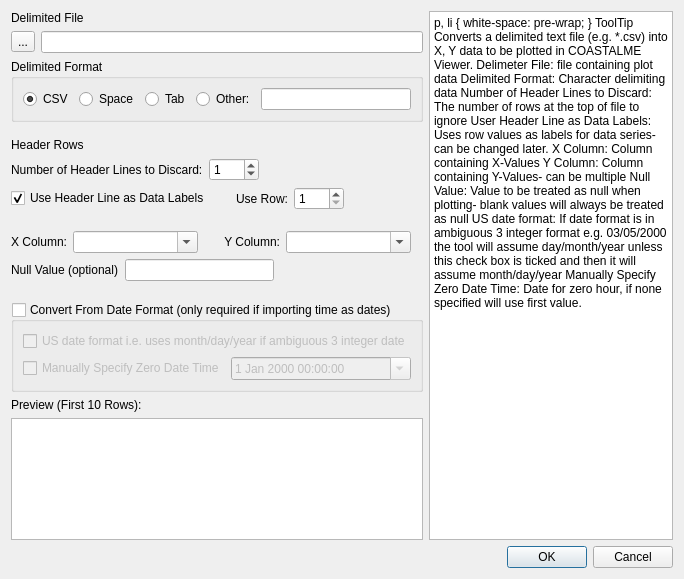
<?xml version="1.0" encoding="UTF-8"?>
<ui version="4.0">
 <class>UserPlotDataImportDialog</class>
 <widget class="QDialog" name="UserPlotDataImportDialog">
  <property name="geometry">
   <rect>
    <x>0</x>
    <y>0</y>
    <width>684</width>
    <height>579</height>
   </rect>
  </property>
  <property name="windowTitle">
   <string>Import User Plot Data . . .</string>
  </property>
  <layout class="QGridLayout" name="gridLayout_2" columnstretch="10,0">
   <item row="0" column="1">
    <layout class="QVBoxLayout" name="verticalLayout">
     <item>
      <widget class="QTextBrowser" name="textBrowser">
       <property name="html">
        <string>&lt;!DOCTYPE HTML PUBLIC &quot;-//W3C//DTD HTML 4.0//EN&quot; &quot;http://www.w3.org/TR/REC-html40/strict.dtd&quot;&gt;
&lt;html&gt;&lt;head&gt;&lt;meta name=&quot;qrichtext&quot; content=&quot;1&quot; /&gt;&lt;style type=&quot;text/css&quot;&gt;
p, li { white-space: pre-wrap; }
&lt;/style&gt;&lt;/head&gt;&lt;body style=&quot; font-family:'MS Shell Dlg 2'; font-size:8.25pt; font-weight:400; font-style:normal;&quot;&gt;
&lt;p style=&quot; margin-top:0px; margin-bottom:0px; margin-left:0px; margin-right:0px; -qt-block-indent:0; text-indent:0px;&quot;&gt;&lt;span style=&quot; font-weight:600;&quot;&gt;ToolTip&lt;/span&gt;&lt;/p&gt;
&lt;p style=&quot;-qt-paragraph-type:empty; margin-top:0px; margin-bottom:0px; margin-left:0px; margin-right:0px; -qt-block-indent:0; text-indent:0px; font-weight:600;&quot;&gt;&lt;br /&gt;&lt;/p&gt;
&lt;p style=&quot; margin-top:0px; margin-bottom:0px; margin-left:0px; margin-right:0px; -qt-block-indent:0; text-indent:0px;&quot;&gt;Converts a delimited text file (e.g. *.csv) into X, Y data to be plotted in COASTALME Viewer.&lt;/p&gt;
&lt;p style=&quot;-qt-paragraph-type:empty; margin-top:0px; margin-bottom:0px; margin-left:0px; margin-right:0px; -qt-block-indent:0; text-indent:0px; font-weight:600;&quot;&gt;&lt;br /&gt;&lt;/p&gt;
&lt;p style=&quot; margin-top:0px; margin-bottom:0px; margin-left:0px; margin-right:0px; -qt-block-indent:0; text-indent:0px;&quot;&gt;&lt;span style=&quot; font-weight:600;&quot;&gt;Delimeter File:&lt;/span&gt; file containing plot data&lt;/p&gt;
&lt;p style=&quot;-qt-paragraph-type:empty; margin-top:0px; margin-bottom:0px; margin-left:0px; margin-right:0px; -qt-block-indent:0; text-indent:0px;&quot;&gt;&lt;br /&gt;&lt;/p&gt;
&lt;p style=&quot; margin-top:0px; margin-bottom:0px; margin-left:0px; margin-right:0px; -qt-block-indent:0; text-indent:0px;&quot;&gt;&lt;span style=&quot; font-weight:600;&quot;&gt;Delimited Format: &lt;/span&gt;Character delimiting data&lt;/p&gt;
&lt;p style=&quot;-qt-paragraph-type:empty; margin-top:0px; margin-bottom:0px; margin-left:0px; margin-right:0px; -qt-block-indent:0; text-indent:0px;&quot;&gt;&lt;br /&gt;&lt;/p&gt;
&lt;p style=&quot; margin-top:0px; margin-bottom:0px; margin-left:0px; margin-right:0px; -qt-block-indent:0; text-indent:0px;&quot;&gt;&lt;span style=&quot; font-weight:600;&quot;&gt;Number of Header Lines to Discard: &lt;/span&gt;The number of rows at the top of file to ignore&lt;/p&gt;
&lt;p style=&quot;-qt-paragraph-type:empty; margin-top:0px; margin-bottom:0px; margin-left:0px; margin-right:0px; -qt-block-indent:0; text-indent:0px;&quot;&gt;&lt;br /&gt;&lt;/p&gt;
&lt;p style=&quot; margin-top:0px; margin-bottom:0px; margin-left:0px; margin-right:0px; -qt-block-indent:0; text-indent:0px;&quot;&gt;&lt;span style=&quot; font-weight:600;&quot;&gt;User Header Line as Data Labels: &lt;/span&gt;Uses row values as labels for data series- can be changed later.&lt;/p&gt;
&lt;p style=&quot;-qt-paragraph-type:empty; margin-top:0px; margin-bottom:0px; margin-left:0px; margin-right:0px; -qt-block-indent:0; text-indent:0px;&quot;&gt;&lt;br /&gt;&lt;/p&gt;
&lt;p style=&quot; margin-top:0px; margin-bottom:0px; margin-left:0px; margin-right:0px; -qt-block-indent:0; text-indent:0px;&quot;&gt;&lt;span style=&quot; font-weight:600;&quot;&gt;X Column: &lt;/span&gt;Column containing X-Values&lt;/p&gt;
&lt;p style=&quot;-qt-paragraph-type:empty; margin-top:0px; margin-bottom:0px; margin-left:0px; margin-right:0px; -qt-block-indent:0; text-indent:0px;&quot;&gt;&lt;br /&gt;&lt;/p&gt;
&lt;p style=&quot; margin-top:0px; margin-bottom:0px; margin-left:0px; margin-right:0px; -qt-block-indent:0; text-indent:0px;&quot;&gt;&lt;span style=&quot; font-weight:600;&quot;&gt;Y Column: &lt;/span&gt;Column containing Y-Values- can be multiple&lt;/p&gt;
&lt;p style=&quot;-qt-paragraph-type:empty; margin-top:0px; margin-bottom:0px; margin-left:0px; margin-right:0px; -qt-block-indent:0; text-indent:0px;&quot;&gt;&lt;br /&gt;&lt;/p&gt;
&lt;p style=&quot; margin-top:0px; margin-bottom:0px; margin-left:0px; margin-right:0px; -qt-block-indent:0; text-indent:0px;&quot;&gt;&lt;span style=&quot; font-weight:600;&quot;&gt;Null Value: &lt;/span&gt;Value to be treated as null when plotting- blank values will always be treated as null&lt;/p&gt;
&lt;p style=&quot;-qt-paragraph-type:empty; margin-top:0px; margin-bottom:0px; margin-left:0px; margin-right:0px; -qt-block-indent:0; text-indent:0px;&quot;&gt;&lt;br /&gt;&lt;/p&gt;
&lt;p style=&quot; margin-top:0px; margin-bottom:0px; margin-left:0px; margin-right:0px; -qt-block-indent:0; text-indent:0px;&quot;&gt;&lt;span style=&quot; font-weight:600;&quot;&gt;US date format: &lt;/span&gt;If date format is in ambiguous 3 integer format e.g. 03/05/2000 the tool will assume day/month/year unless this check box is ticked and then it will assume month/day/year&lt;/p&gt;
&lt;p style=&quot;-qt-paragraph-type:empty; margin-top:0px; margin-bottom:0px; margin-left:0px; margin-right:0px; -qt-block-indent:0; text-indent:0px;&quot;&gt;&lt;br /&gt;&lt;/p&gt;
&lt;p style=&quot; margin-top:0px; margin-bottom:0px; margin-left:0px; margin-right:0px; -qt-block-indent:0; text-indent:0px;&quot;&gt;&lt;span style=&quot; font-weight:600;&quot;&gt;Manually Specify Zero Date Time: &lt;/span&gt;Date for zero hour, if none specified will use first value.&lt;/p&gt;&lt;/body&gt;&lt;/html&gt;</string>
       </property>
      </widget>
     </item>
    </layout>
   </item>
   <item row="0" column="0">
    <layout class="QVBoxLayout" name="verticalLayout_2">
     <item>
      <widget class="QLabel" name="label">
       <property name="text">
        <string>Delimited File</string>
       </property>
      </widget>
     </item>
     <item>
      <layout class="QHBoxLayout" name="horizontalLayout_5">
       <item>
        <widget class="QToolButton" name="btnBrowse">
         <property name="text">
          <string>...</string>
         </property>
        </widget>
       </item>
       <item>
        <widget class="QLineEdit" name="inFile"/>
       </item>
      </layout>
     </item>
     <item>
      <widget class="QGroupBox" name="grouBox">
       <property name="minimumSize">
        <size>
         <width>0</width>
         <height>0</height>
        </size>
       </property>
       <property name="title">
        <string>Delimited Format</string>
       </property>
       <layout class="QHBoxLayout" name="horizontalLayout_6">
        <item>
         <widget class="QRadioButton" name="rbCSV">
          <property name="text">
           <string>CSV</string>
          </property>
          <property name="checked">
           <bool>true</bool>
          </property>
          <attribute name="buttonGroup">
           <string notr="true">bgDelimiter</string>
          </attribute>
         </widget>
        </item>
        <item>
         <widget class="QRadioButton" name="rbSpace">
          <property name="text">
           <string>Space</string>
          </property>
          <attribute name="buttonGroup">
           <string notr="true">bgDelimiter</string>
          </attribute>
         </widget>
        </item>
        <item>
         <widget class="QRadioButton" name="rbTab">
          <property name="text">
           <string>Tab</string>
          </property>
          <attribute name="buttonGroup">
           <string notr="true">bgDelimiter</string>
          </attribute>
         </widget>
        </item>
        <item>
         <widget class="QRadioButton" name="rbOther">
          <property name="text">
           <string>Other:</string>
          </property>
          <attribute name="buttonGroup">
           <string notr="true">bgDelimiter</string>
          </attribute>
         </widget>
        </item>
        <item>
         <widget class="QLineEdit" name="delimiter"/>
        </item>
       </layout>
      </widget>
     </item>
     <item>
      <spacer name="verticalSpacer_2">
       <property name="orientation">
        <enum>Qt::Vertical</enum>
       </property>
       <property name="sizeType">
        <enum>QSizePolicy::Minimum</enum>
       </property>
       <property name="sizeHint" stdset="0">
        <size>
         <width>20</width>
         <height>10</height>
        </size>
       </property>
      </spacer>
     </item>
     <item>
      <widget class="QLabel" name="label_8">
       <property name="text">
        <string>Header Rows</string>
       </property>
      </widget>
     </item>
     <item>
      <layout class="QHBoxLayout" name="horizontalLayout">
       <item>
        <widget class="QLabel" name="label_6">
         <property name="text">
          <string>Number of Header Lines to Discard:</string>
         </property>
        </widget>
       </item>
       <item>
        <widget class="QSpinBox" name="sbLines2Discard">
         <property name="minimumSize">
          <size>
           <width>50</width>
           <height>0</height>
          </size>
         </property>
         <property name="value">
          <number>1</number>
         </property>
        </widget>
       </item>
       <item>
        <spacer name="horizontalSpacer">
         <property name="orientation">
          <enum>Qt::Horizontal</enum>
         </property>
         <property name="sizeHint" stdset="0">
          <size>
           <width>40</width>
           <height>20</height>
          </size>
         </property>
        </spacer>
       </item>
      </layout>
     </item>
     <item>
      <layout class="QHBoxLayout" name="horizontalLayout_2">
       <item>
        <widget class="QCheckBox" name="cbHeadersAsLabels">
         <property name="text">
          <string>Use Header Line as Data Labels</string>
         </property>
         <property name="checked">
          <bool>true</bool>
         </property>
        </widget>
       </item>
       <item>
        <spacer name="horizontalSpacer_3">
         <property name="orientation">
          <enum>Qt::Horizontal</enum>
         </property>
         <property name="sizeType">
          <enum>QSizePolicy::Fixed</enum>
         </property>
         <property name="sizeHint" stdset="0">
          <size>
           <width>20</width>
           <height>20</height>
          </size>
         </property>
        </spacer>
       </item>
       <item>
        <widget class="QLabel" name="label_7">
         <property name="text">
          <string>Use Row:</string>
         </property>
         <property name="alignment">
          <set>Qt::AlignRight|Qt::AlignTrailing|Qt::AlignVCenter</set>
         </property>
        </widget>
       </item>
       <item>
        <widget class="QSpinBox" name="sbLabelRow">
         <property name="minimumSize">
          <size>
           <width>50</width>
           <height>0</height>
          </size>
         </property>
         <property name="minimum">
          <number>1</number>
         </property>
         <property name="value">
          <number>1</number>
         </property>
        </widget>
       </item>
       <item>
        <spacer name="horizontalSpacer_2">
         <property name="orientation">
          <enum>Qt::Horizontal</enum>
         </property>
         <property name="sizeHint" stdset="0">
          <size>
           <width>40</width>
           <height>20</height>
          </size>
         </property>
        </spacer>
       </item>
      </layout>
     </item>
     <item>
      <spacer name="verticalSpacer">
       <property name="orientation">
        <enum>Qt::Vertical</enum>
       </property>
       <property name="sizeType">
        <enum>QSizePolicy::Minimum</enum>
       </property>
       <property name="sizeHint" stdset="0">
        <size>
         <width>20</width>
         <height>15</height>
        </size>
       </property>
      </spacer>
     </item>
     <item>
      <layout class="QHBoxLayout" name="horizontalLayout_3">
       <item>
        <widget class="QLabel" name="label_2">
         <property name="text">
          <string>X Column:</string>
         </property>
         <property name="alignment">
          <set>Qt::AlignRight|Qt::AlignTrailing|Qt::AlignVCenter</set>
         </property>
        </widget>
       </item>
       <item>
        <widget class="QComboBox" name="cbXColumn">
         <property name="minimumSize">
          <size>
           <width>125</width>
           <height>0</height>
          </size>
         </property>
         <property name="editable">
          <bool>true</bool>
         </property>
        </widget>
       </item>
       <item>
        <spacer name="horizontalSpacer_5">
         <property name="orientation">
          <enum>Qt::Horizontal</enum>
         </property>
         <property name="sizeType">
          <enum>QSizePolicy::Fixed</enum>
         </property>
         <property name="sizeHint" stdset="0">
          <size>
           <width>20</width>
           <height>20</height>
          </size>
         </property>
        </spacer>
       </item>
       <item>
        <widget class="QLabel" name="label_4">
         <property name="text">
          <string>Y Column:</string>
         </property>
         <property name="alignment">
          <set>Qt::AlignRight|Qt::AlignTrailing|Qt::AlignVCenter</set>
         </property>
        </widget>
       </item>
       <item>
        <widget class="TableCheckableComboBox" name="mcbYColumn">
         <property name="minimumSize">
          <size>
           <width>125</width>
           <height>0</height>
          </size>
         </property>
         <property name="editable">
          <bool>true</bool>
         </property>
        </widget>
       </item>
       <item>
        <spacer name="horizontalSpacer_4">
         <property name="orientation">
          <enum>Qt::Horizontal</enum>
         </property>
         <property name="sizeHint" stdset="0">
          <size>
           <width>40</width>
           <height>20</height>
          </size>
         </property>
        </spacer>
       </item>
      </layout>
     </item>
     <item>
      <layout class="QHBoxLayout" name="horizontalLayout_4">
       <item>
        <widget class="QLabel" name="label_3">
         <property name="text">
          <string>Null Value (optional)</string>
         </property>
        </widget>
       </item>
       <item>
        <widget class="QLineEdit" name="nullValue"/>
       </item>
       <item>
        <spacer name="horizontalSpacer_6">
         <property name="orientation">
          <enum>Qt::Horizontal</enum>
         </property>
         <property name="sizeHint" stdset="0">
          <size>
           <width>40</width>
           <height>20</height>
          </size>
         </property>
        </spacer>
       </item>
      </layout>
     </item>
     <item>
      <spacer name="verticalSpacer_3">
       <property name="orientation">
        <enum>Qt::Vertical</enum>
       </property>
       <property name="sizeType">
        <enum>QSizePolicy::Minimum</enum>
       </property>
       <property name="sizeHint" stdset="0">
        <size>
         <width>20</width>
         <height>15</height>
        </size>
       </property>
      </spacer>
     </item>
     <item>
      <widget class="QgsCollapsibleGroupBox" name="gbUseDates">
       <property name="minimumSize">
        <size>
         <width>0</width>
         <height>0</height>
        </size>
       </property>
       <property name="title">
        <string>Convert From Date Format (only required if importing time as dates)</string>
       </property>
       <property name="flat">
        <bool>true</bool>
       </property>
       <property name="checkable">
        <bool>true</bool>
       </property>
       <property name="checked">
        <bool>false</bool>
       </property>
       <property name="collapsed">
        <bool>false</bool>
       </property>
       <property name="saveCollapsedState">
        <bool>false</bool>
       </property>
       <layout class="QVBoxLayout" name="verticalLayout_3">
        <item>
         <layout class="QHBoxLayout" name="horizontalLayout_7">
          <item>
           <widget class="QCheckBox" name="cbUSDateFormat">
            <property name="text">
             <string>US date format i.e. uses month/day/year if ambiguous 3 integer date</string>
            </property>
           </widget>
          </item>
         </layout>
        </item>
        <item>
         <layout class="QHBoxLayout" name="horizontalLayout_9">
          <item>
           <widget class="QCheckBox" name="cbManualZeroTime">
            <property name="text">
             <string>Manually Specify Zero Date Time</string>
            </property>
           </widget>
          </item>
          <item>
           <widget class="QDateTimeEdit" name="dteZeroTime">
            <property name="calendarPopup">
             <bool>true</bool>
            </property>
           </widget>
          </item>
         </layout>
        </item>
       </layout>
      </widget>
     </item>
     <item>
      <widget class="QLabel" name="label_5">
       <property name="text">
        <string>Preview (First 10 Rows):</string>
       </property>
      </widget>
     </item>
     <item>
      <widget class="QTableWidget" name="previewTable">
       <attribute name="horizontalHeaderVisible">
        <bool>true</bool>
       </attribute>
      </widget>
     </item>
    </layout>
   </item>
   <item row="1" column="0" colspan="2">
    <layout class="QHBoxLayout" name="horizontalLayout_8">
     <item>
      <spacer name="horizontalSpacer_7">
       <property name="orientation">
        <enum>Qt::Horizontal</enum>
       </property>
       <property name="sizeHint" stdset="0">
        <size>
         <width>40</width>
         <height>20</height>
        </size>
       </property>
      </spacer>
     </item>
     <item>
      <widget class="QPushButton" name="pbOk">
       <property name="text">
        <string>OK</string>
       </property>
      </widget>
     </item>
     <item>
      <widget class="QPushButton" name="pbCancel">
       <property name="text">
        <string>Cancel</string>
       </property>
      </widget>
     </item>
    </layout>
   </item>
  </layout>
 </widget>
 <customwidgets>
  <customwidget>
   <class>QgsCollapsibleGroupBox</class>
   <extends>QGroupBox</extends>
   <header>qgscollapsiblegroupbox.h</header>
   <container>1</container>
  </customwidget>
  <customwidget>
   <class>TableCheckableComboBox</class>
   <extends>QComboBox</extends>
   <header>coastalme.DataTable</header>
  </customwidget>
 </customwidgets>
 <resources/>
 <connections/>
 <buttongroups>
  <buttongroup name="bgDelimiter"/>
 </buttongroups>
</ui>
